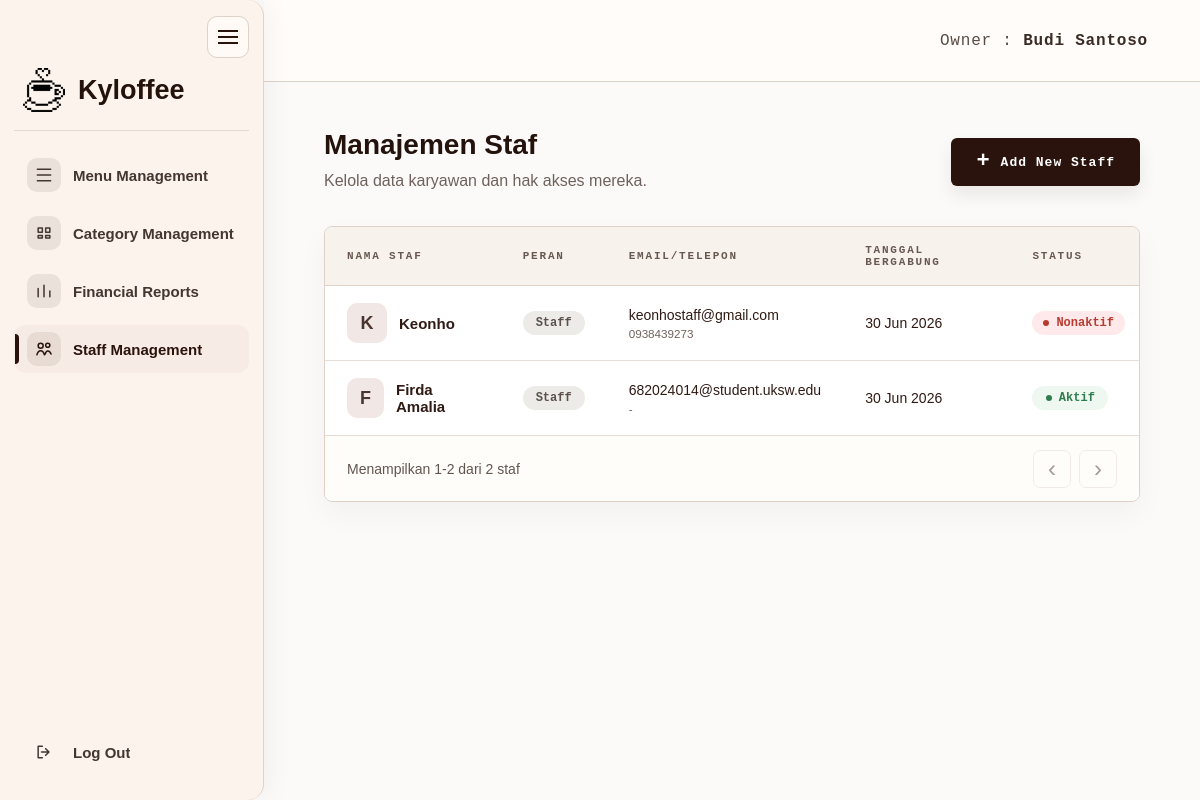
/owner/users (signed in), run on an earlier commit of the app's database.
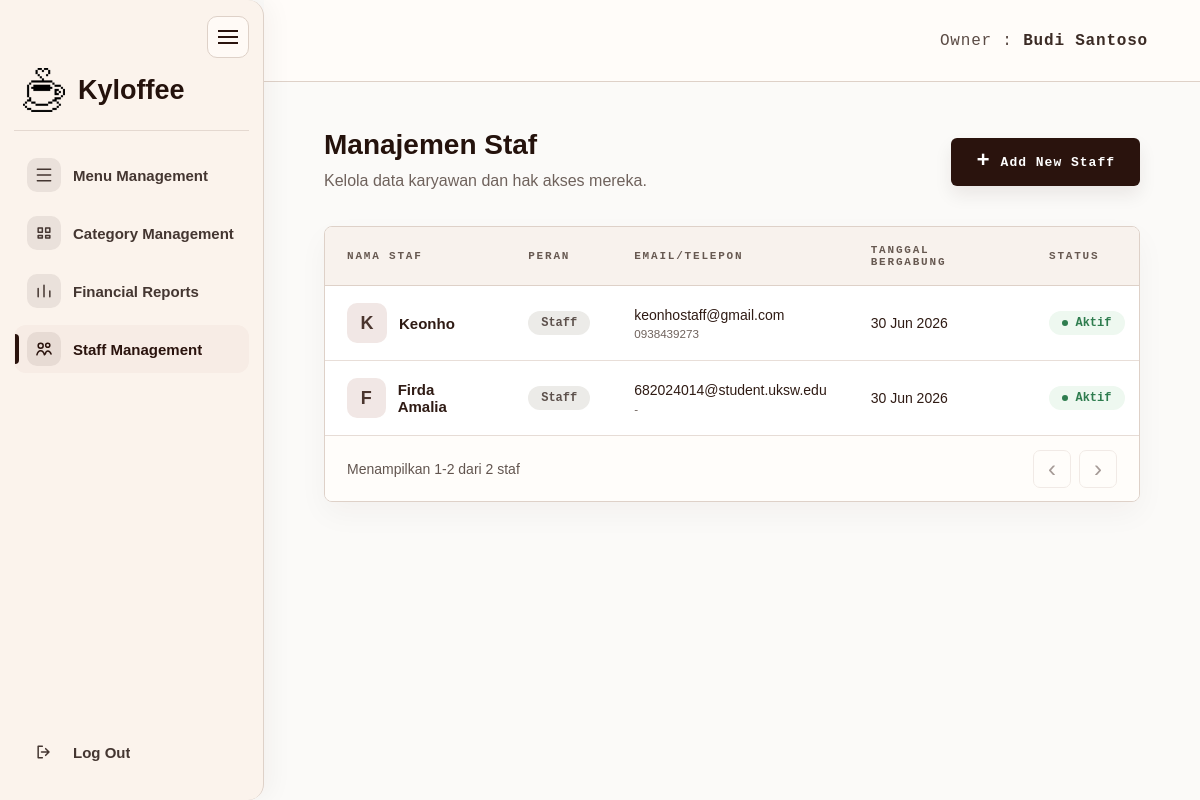
And on a later commit of the database.
### tables this page shows
CREATE TABLE users (
                id INTEGER PRIMARY KEY AUTOINCREMENT,
                full_name TEXT NOT NULL,
                email TEXT UNIQUE NOT NULL,
                password_hash TEXT NOT NULL,
                role TEXT NOT NULL,
                created_at TIMESTAMP DEFAULT CURRENT_TIMESTAMP
            , staff_phone TEXT, staff_position TEXT DEFAULT 'Staff', joined_date TEXT, staff_status TEXT DEFAULT 'Aktif', is_active INTEGER NOT NULL DEFAULT 1);

### app.py (the view)
@app.route("/owner/users")
@owner_required
def owner_users():
    init_db()
    page = request.args.get("page", 1, type=int)
    per_page = 6
    if page < 1:
        page = 1
    db = get_db()
    offset = (page - 1) * per_page
    total = fetch_scalar(db.execute("SELECT COUNT(*) FROM users WHERE LOWER(role) = ?", ("staff",))) or 0
    staff_rows = db.execute(
        """
        SELECT id, full_name, email, staff_phone, staff_position, joined_date, staff_status, is_active, created_at
        FROM users
        WHERE LOWER(role) = ?
        ORDER BY id ASC
        LIMIT ? OFFSET ?
        """,
        ("staff", per_page, offset),
    ).fetchall()
    total_pages = max(1, (total + per_page - 1) // per_page)
    return render_template(
        "owner_staff.html",
        owner_name=get_owner_name(),
        active_page="staff",
        staff_members=[format_staff_member(staff) for staff in staff_rows],
        page=page,
        total_pages=total_pages,
        total=total,
        per_page=per_page,
    )

### app.py (called while the page is built, shortened)
def get_db():
    global REMOTE_DB_FAILED
    if "db" not in g:
        should_try_mysql = DB_USE_MYSQL and not (REMOTE_DB_FAILED and DB_FALLBACK_SQLITE)
        sqlite_conn = sqlite3.connect(DATABASE)
        sqlite_conn.row_factory = sqlite3.Row
        g.db = DatabaseConnection(sqlite_conn, is_mysql=False)
    return g.db

def execute_script_commit(script):
    db = get_db()
    try:
        db.executescript(script)
        db.commit()
        app.logger.debug("DB script commit successful.")
    except Exception:
        db.rollback()
        app.logger.exception("DB schema change failed and rollback executed.")
        raise

def fetch_scalar(cursor):
    row = cursor.fetchone()
    if row is None:
        return None
    if isinstance(row, dict):
        return next(iter(row.values()))
    return row[0]

def row_to_dict(row):
    if row is None:
        return {}
    if isinstance(row, dict):
        return row
    return dict(row)

def get_owner_name():
    return (
        session.get("full_name")
        or session.get("name")
        or session.get("username")
        or "Owner"
    )

def owner_required(view_func):
    @wraps(view_func)
    def wrapped_view(**kwargs):
        if not session.get("user_id"):
            flash("Silakan login terlebih dahulu.", "error")
            return redirect(url_for("login"))
        if session.get("role") != "owner":
            return redirect_for_role()
        return view_func(**kwargs)
    return wrapped_view

def format_short_date(value):
    month_names = ["Jan", "Feb", "Mar", "Apr", "Mei", "Jun", "Jul", "Agu", "Sep", "Okt", "Nov", "Des"]
    return f"{value.day} {month_names[value.month - 1]} {value.year}"

def parse_report_date(value):
    if not value:
        return None
    try:
        return datetime.strptime(value, "%Y-%m-%d").date()
    except ValueError:
        return None

def parse_staff_date(value):
    value = str(value or "").strip()
    if not value:
        return ""
    for date_format in ("%Y-%m-%d", "%m/%d/%Y"):
        try:
            return datetime.strptime(value, date_format).date().isoformat()
        except ValueError:
            continue
    return ""

def format_staff_date(value):
    value = str(value or "").strip()
    if not value:
        return "-"
    date_part = value[:10]
    parsed_date = parse_report_date(date_part)
    if parsed_date:
        return format_short_date(parsed_date)
    return value

    def cursor(self):
        return self.conn.cursor()

### templates/owner_staff.html (shortened to what this page needs)
<!DOCTYPE html>
<html lang="id">
<head>
    <link rel="stylesheet" href="{{ url_for('static', filename='css/owner_shell.css') }}">
    <link rel="stylesheet" href="{{ url_for('static', filename='css/owner_menu.css') }}">
</head>
<body>
    <div class="owner-page">
        {% include 'partials/owner_sidebar.html' %}
        <main class="owner-main">
            <header class="owner-topbar">
                <div class="owner-identity">Owner : <strong>{{ owner_name }}</strong></div>
            </header>
            <section class="owner-content owner-content--staff">
                <div class="page-heading page-heading--row staff-heading">
                    <div>
                        <h1>Manajemen Staf</h1>
                        <p class="page-subtitle">Kelola data karyawan dan hak akses mereka.</p>
                    </div>
                    <a href="{{ url_for('owner_users_add') }}" class="primary-button staff-add-button">
                        <span>+</span>
                        Add New Staff
                    </a>
                </div>
                <section class="menu-table-card staff-table-card" aria-label="Daftar staf Kyloffee">
                    <div class="table-responsive">
                        <table class="menu-table staff-table">
                            <thead>
                                <tr>
                                    <th>Nama Staf</th>
                                    <th>Peran</th>
                                    <th>Email/Telepon</th>
                                    <th>Tanggal Bergabung</th>
                                    <th>Status</th>
                                </tr>
                            </thead>
                            <tbody>
                                {% if staff_members %}
                                    {% for staff in staff_members %}
                                        <tr>
                                            <td>
                                                <div class="staff-name-cell">
                                                    <span class="staff-avatar">{{ staff.initial }}</span>
                                                    <strong>{{ staff.full_name }}</strong>
                                                </div>
                                            </td>
                                            <td><span class="staff-role-pill">{{ staff.position }}</span></td>
                                            <td>
                                                <div class="staff-contact">
                                                    <span>{{ staff.email }}</span>
                                                    <small>{{ staff.phone }}</small>
                                                </div>
                                            </td>
                                            <td>{{ staff.joined_date }}</td>
                                            <td>
                                                <span class="staff-status staff-status--{{ staff.status_tone }}">
                                                    <i></i>{{ staff.status }}
                                                </span>
                                            </td>
                                        </tr>
                                    {% endfor %}
                                {% endif %}
                            </tbody>
                        </table>
                    </div>
                    {% set start_item = ((page - 1) * per_page) + 1 if total > 0 else 0 %}
                    {% set end_item = page * per_page if page * per_page < total else total %}
                    <footer class="table-footer">
                        <p>Menampilkan {{ start_item }}-{{ end_item }} dari {{ total }} staf</p>
                        <div class="pagination">
                            <a class="page-button {% if page <= 1 %}disabled{% endif %}" href="{{ url_for('owner_staff', page=page-1) if page > 1 else '#' }}">&lsaquo;</a>
                            <a class="page-button {% if page >= total_pages %}disabled{% endif %}" href="{{ url_for('owner_staff', page=page+1) if page < total_pages else '#' }}">&rsaquo;</a>
                        </div>
                    </footer>
                </section>
            </section>
        </main>
    </div>
</body>
</html>

### templates/partials/owner_sidebar.html (shortened to what this page needs)
<aside class="owner-sidebar" id="ownerSidebar" data-owner-sidebar>
    <button
        type="button"
        class="owner-sidebar-toggle"
        data-owner-sidebar-toggle
        aria-controls="ownerSidebar"
        aria-expanded="true"
        aria-label="Perkecil sidebar Owner"
    >
        <span></span>
    </button>
    <a href="{{ url_for('owner_menu') }}" class="brand" aria-label="Kyloffee Owner Home" title="Kyloffee">
        <img src="{{ url_for('static', filename='assets/logo-coffee.png') }}" alt="" class="brand-logo-mark">
        <span class="brand-name owner-sidebar__text">Kyloffee</span>
    </a>
    <nav class="owner-nav" aria-label="Owner navigation">
        <a
            href="{{ url_for('owner_menu') }}"
            class="owner-nav__link {% if active_page == 'menu' %}active{% endif %}"
            title="Menu Management"
            data-owner-nav-link
        >
            <span class="owner-nav__icon" aria-hidden="true">
                <svg viewBox="0 0 24 24" focusable="false">
                    <path d="M4 5h16M4 12h16M4 19h16" />
                </svg>
            </span>
            <span class="owner-nav__text owner-sidebar__text">Menu Management</span>
        </a>
        <a
            href="{{ url_for('owner_categories') }}"
            class="owner-nav__link {% if active_page == 'categories' %}active{% endif %}"
            title="Category Management"
            data-owner-nav-link
        >
            <span class="owner-nav__icon" aria-hidden="true">
                <svg viewBox="0 0 24 24" focusable="false">
                    <path d="M5 6h5v5H5zM14 6h5v5h-5zM5 15h5v3H5zM14 15h5v3h-5z" />
                </svg>
            </span>
            <span class="owner-nav__text owner-sidebar__text">Category Management</span>
        </a>
        <a
            href="{{ url_for('owner_reports') }}"
            class="owner-nav__link {% if active_page == 'reports' %}active{% endif %}"
            title="Financial Reports"
            data-owner-nav-link
        >
            <span class="owner-nav__icon" aria-hidden="true">
                <svg viewBox="0 0 24 24" focusable="false">
                    <path d="M5 19V9M12 19V5M19 19v-7" />
                </svg>
            </span>
            <span class="owner-nav__text owner-sidebar__text">Financial Reports</span>
        </a>
        <a
            href="{{ url_for('owner_staff') }}"
            class="owner-nav__link {% if active_page == 'staff' %}active{% endif %}"
            title="Staff Management"
            data-owner-nav-link
        >
            <span class="owner-nav__icon" aria-hidden="true">
                <svg viewBox="0 0 24 24" focusable="false">
                    <path d="M8 11a3 3 0 1 0 0-6 3 3 0 0 0 0 6ZM16.5 10a2.5 2.5 0 1 0 0-5 2.5 2.5 0 0 0 0 5ZM3.5 19c.7-3.1 2.2-5 4.5-5s3.8 1.9 4.5 5M13.5 18c.5-2.3 1.6-3.7 3.2-3.7 1.8 0 3 1.5 3.8 3.7" />
                </svg>
            </span>
            <span class="owner-nav__text owner-sidebar__text">Staff Management</span>
        </a>
    </nav>
    <a href="{{ url_for('logout') }}" class="owner-logout" title="Log Out" data-owner-logout>
        <span class="owner-logout__icon" aria-hidden="true">
            <svg viewBox="0 0 24 24" focusable="false">
                <path d="M10 5H5v14h5M14 8l4 4-4 4M18 12H9" />
            </svg>
        </span>
        <span class="owner-sidebar__text">Log Out</span>
    </a>
</aside>

### static/css/owner_menu.css (style rules this page uses)
.menu-table-card { overflow: hidden; background: #fff; border: 1px solid var(--kyloffee-line); border-radius: 8px; box-shadow: 0 12px 30px rgba(42, 19, 13, 0.04); }
.table-responsive { width: 100%; overflow-x: auto; }
.menu-table { width: 100%; border-collapse: collapse; min-width: 920px; }
.menu-table thead { background: #f8f2ed; border-bottom: 1px solid var(--kyloffee-line); }
.menu-table th { padding: 17px 22px; text-align: left; font-family: "Courier New", monospace; font-size: 11px; font-weight: 800; text-transform: uppercase; letter-spacing: 1.8px; color: #675951; }
.menu-table td { padding: 17px 22px; border-bottom: 1px solid #e8ded8; color: #2f1b14; font-size: 14px; vertical-align: middle; }
.menu-table tr:last-child td { border-bottom: 0; }
.table-footer { min-height: 66px; display: flex; align-items: center; justify-content: space-between; gap: 18px; padding: 12px 22px; background: #fffdfa; border-top: 1px solid #e6dcd6; }
.table-footer p { margin: 0; color: #62554f; font-size: 14px; }
.pagination { display: flex; gap: 8px; }
.page-button { width: 38px; height: 38px; display: inline-flex; align-items: center; justify-content: center; border: 1px solid #dfd2cb; border-radius: 7px; background: #fffdfa; color: var(--kyloffee-brown); text-decoration: none; font-size: 24px; line-height: 1; }
.page-button.disabled { opacity: 0.42; pointer-events: none; }
.owner-content--staff { max-width: 1080px; margin: 0 auto; padding-top: 48px; }
.staff-heading { align-items: center; margin-bottom: 32px; }
.staff-heading h1 { margin: 0 0 10px; font-size: 28px; letter-spacing: 0; }
.staff-add-button { min-width: 188px; height: 48px; margin-top: 0; font-family: "Courier New", monospace; letter-spacing: 1px; }
.staff-table-card { border-radius: 8px; }
.staff-table { min-width: 900px; }
.staff-table td { height: 72px; }
.staff-name-cell { display: flex; align-items: center; gap: 12px; }
.staff-name-cell strong { font-size: 15px; }
.staff-avatar { width: 40px; height: 40px; display: inline-flex; align-items: center; justify-content: center; border-radius: 10px; background: #f1e7e5; color: #4a352e; font-size: 18px; font-weight: 800; }
.staff-role-pill { display: inline-flex; min-width: 62px; min-height: 24px; align-items: center; justify-content: center; border-radius: 999px; background: #ecebe8; color: #5c504b; padding: 0 12px; font-family: "Courier New", monospace; font-size: 12px; font-weight: 800; }
.staff-contact { display: grid; gap: 4px; }
.staff-contact small { color: var(--kyloffee-muted); }
.staff-status { min-width: 76px; min-height: 24px; display: inline-flex; align-items: center; justify-content: center; gap: 7px; border-radius: 999px; padding: 0 11px; font-family: "Courier New", monospace; font-size: 12px; font-weight: 800; }
.staff-status i { width: 6px; height: 6px; border-radius: 50%; background: currentColor; }
.staff-status--active { background: #eef8f0; color: var(--kyloffee-success); }

What changed in the data, as far as the page shows it:
changed users "Keonho": status "Nonaktif" → "Aktif"
